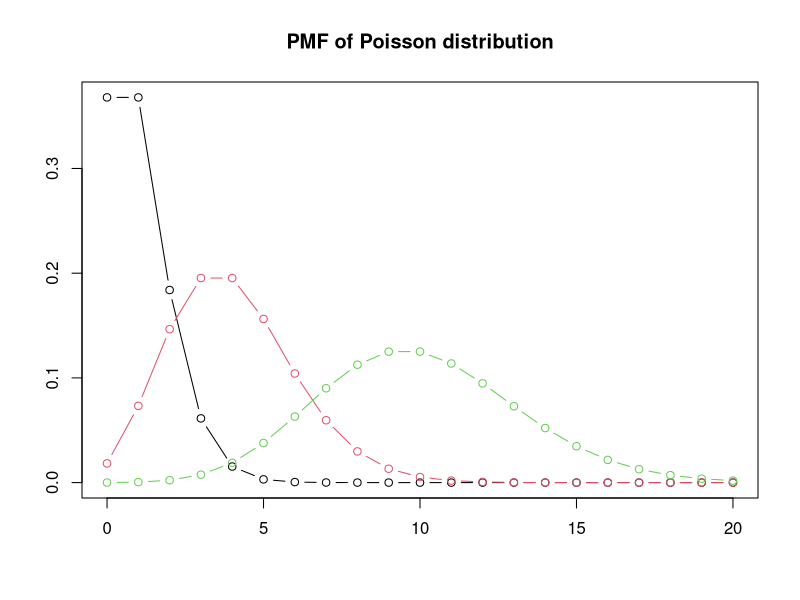

Write R code to recreate this figure.
## ---- chunk 1
curve(dpois(x, lambda=1), from=0,to=20,n=21,col=1,type='b',ann=F)
curve(dpois(x, lambda=4), from=0,to=20,n=21,col=2,type='b',ann=F,add=T)
curve(dpois(x, lambda=10), from=0,to=20,n=21,col=3,type='b',ann=F,add=T)
title("PMF of Poisson distribution")
